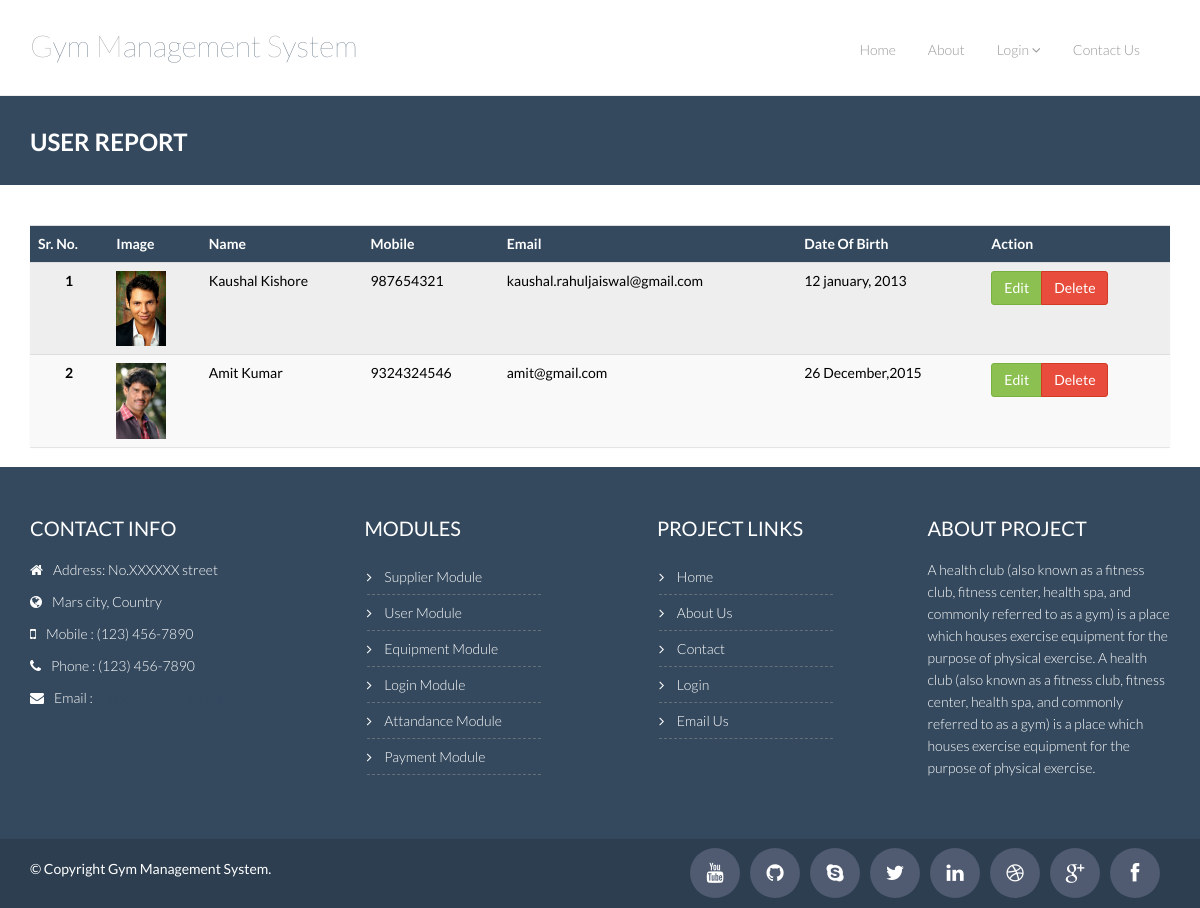
Screenshot of /gym_management_system/report-user.php with the database file from the repository.
### tables this page shows
CREATE TABLE `user` (
  `user_id` int(11) NOT NULL,
  `user_level_id` varchar(255) DEFAULT NULL,
  `user_username` varchar(255) DEFAULT NULL,
  `user_password` varchar(255) DEFAULT NULL,
  `user_name` varchar(255) NOT NULL,
  `user_add1` varchar(255) NOT NULL,
  `user_add2` varchar(255) NOT NULL,
  `user_city` varchar(255) NOT NULL,
  `user_state` varchar(255) NOT NULL,
  `user_country` varchar(255) NOT NULL,
  `user_email` varchar(255) NOT NULL,
  `user_mobile` varchar(255) NOT NULL,
  `user_gender` varchar(255) NOT NULL,
  `user_dob` varchar(255) NOT NULL,
  `user_image` varchar(255) NOT NULL
);

### gym_management_system/includes/functions.php (called while the page is built, shortened)
<?php
$SERVER_PATH = "http://127.0.0.1/gym_management_system/";
?>

### gym_management_system/report-user.php (the view, shortened to what this page needs)
<?php
	include_once("includes/header.php");
	include_once("includes/db_connect.php");
	$SQL="SELECT * FROM `user`";
	$rs=mysqli_query($con,$SQL) or die(mysqli_error());
?>
    <div class="breadcrumbs">
      <div class="container">
        <div class="row">
          <div class="col-lg-4 col-sm-4">
            <h1>
              User Report
            </h1>
          </div>
        </div>
      </div>
    </div>
 <div class="container">
		<div class="row">
		  <div class="col-lg-12">
			<form name="frm" action="lib/user.php" method="post">
			  <section class="panel">
				  <table class="table table-striped table-advance table-hover" style="color:#000000">
				   <tbody>
					  <tr class="bg-primary">
						<th style="background-color:#34495e; color:#FFFFFF;">Sr. No.</th>
						<th style="background-color:#34495e; color:#FFFFFF;">Image</th>
						<th style="background-color:#34495e; color:#FFFFFF;">Name</th>
						<th style="background-color:#34495e; color:#FFFFFF;">Mobile</th>
						<th style="background-color:#34495e; color:#FFFFFF;">Email</th>
						<th style="background-color:#34495e; color:#FFFFFF;">Date Of Birth</th>
						<th style="background-color:#34495e; color:#FFFFFF;"><i class="icon_cogs"></i> Action</th>
					  </tr>
					  <?php
						$sr_no=1;
						while($data = mysqli_fetch_assoc($rs))
						{
					  ?>
					  <tr>
						<td style="text-align:center; font-weight:bold;"><?=$sr_no++?></td>
						<td><img src="<?=$SERVER_PATH.'uploads/'.$data[user_image]?>" style="heigh:50px; width:50px"></td>
						<td><?=$data[user_name]?></td>
						<td><?=$data[user_mobile]?></td>
						<td><?=$data[user_email]?></td>
						<td><?=$data[user_dob]?></td>
						<td>
						  <div class="btn-group">
						     <a href="user.php?user_id=<?php echo $data[user_id] ?>" class="btn btn-success">Edit</a>
                             <a class="delete-dialog btn btn-danger" data-id="<?php echo $data[user_id] ?>" data-toggle="modal" href="#myModal-2">Delete</a>
						  </div>
						  </td>
					  </tr>
					  <?php } ?>
				   </tbody>
				</table>
			  </section>
			 </form>
		  </div>
	  </div>
	</div>
		<?php include_once("includes/footer.php"); ?>
  </body>
</html>

### gym_management_system/css/theme.css (style rules this page uses)
body { padding-top: 70px; padding-bottom: 30px; }

### gym_management_system/css/component.css (style rules this page uses)
body { position: relative; }

### gym_management_system/css/style.css (style rules this page uses)
body { color: #797979; font-family: 'Lato', sans-serif; padding: 0px !important; margin: 0px !important; font-size: 14px; }
a, a:hover, a:focus { text-decoration: none; outline: none; }
h1, h2, h3, h4, h5, h6 { font-family: 'Lato', sans-serif; }
a { color: #444e67 }
.breadcrumbs { background: #34495e; color: #fff; padding: 30px 0; margin-bottom: 40px; }
.breadcrumbs h1 { font-size: 24px; font-weight: 600; margin: 3px 0 0; text-transform: uppercase; }
.panel { z-index: 100; box-shadow: 0 1px 1px rgba(0,0,0,0.12); border-radius: 1px; -moz-border-radius: 1px; -webkit-border-radius: 1px; }
.btn { border-radius: 4px; -webkit-border-radius: 4px; -moz-border-radius: 4px; }
.btn { font-weight: 500; -webkit-border-radius: 3px; -moz-border-radius: 3px; border-radius: 3px; border: 1px solid transparent; }
.btn.btn-success { background-color: #8cc152; border: none; -webkit-transition: all .3s ease; -moz-transition: all .3s ease; -ms-transition: all .3s ease; -o-transition: all .3s ease; transition: all .3s ease; }
.btn.btn-danger { background-color: #E74c3c; border: none; -webkit-transition: all .3s ease; -moz-transition: all .3s ease; -ms-transition: all .3s ease; -o-transition: all .3s ease; transition: all .3s ease; }
.btn-group .btn.btn-success { border: 1px solid #7ab03f }
.btn-group .btn.btn-danger { border: 1px solid #d13a24 }

### rows the page displays
user: user_image (picture), user_name "Kaushal Kishore", user_mobile "987654321", user_email "kaushal.rahuljaiswal@gmail.com", user_dob "12 january, 2013"
user: user_image (picture), user_name "Amit Kumar", user_mobile "9324324546", user_email "amit@gmail.com", user_dob "26 December,2015"
